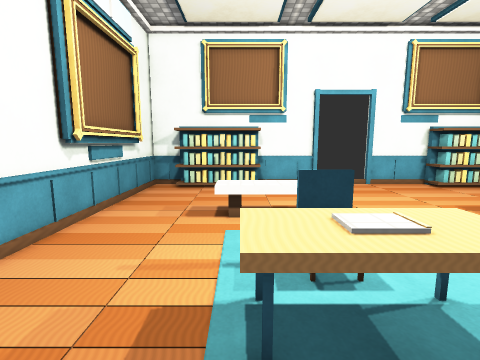
view 1 (above)

13 first-person views from a walk through a Unity game level. The camera is 1.5 m above the floor, tilts 8° down and sees 85° across. The floor is counted in squares, 0.5 m on a side. Each view is taken from the middle of a square. On the plan, view 1 faces up. The plan holds only what a view shows up to about 19 squares ahead; the rest is blank. The player is left out. Some animated figures are left out. Door leaves are left out, so doorways stand open. Some surface patterns are stand-ins.

view 2
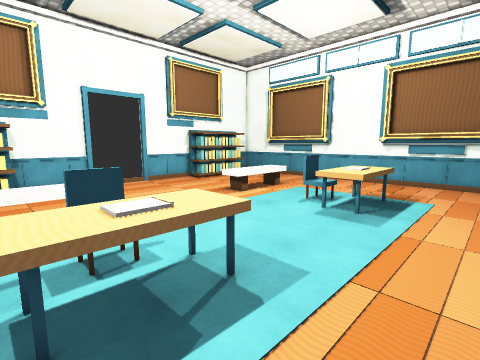

view 3
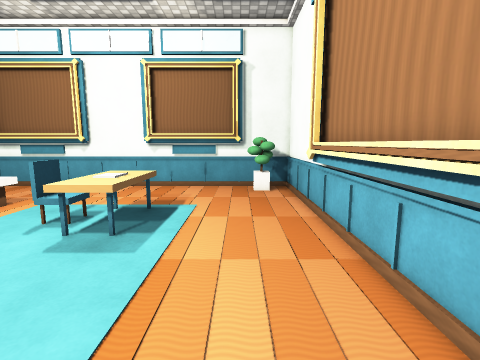

view 4
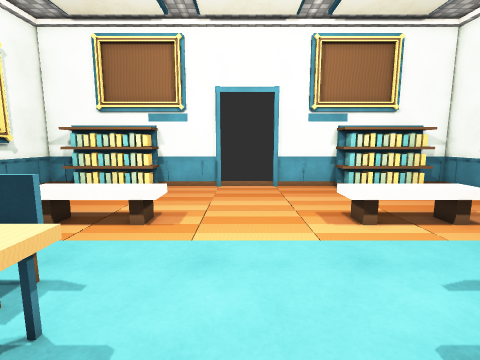

view 5
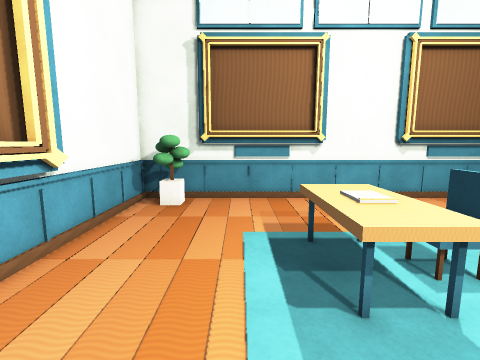

view 6
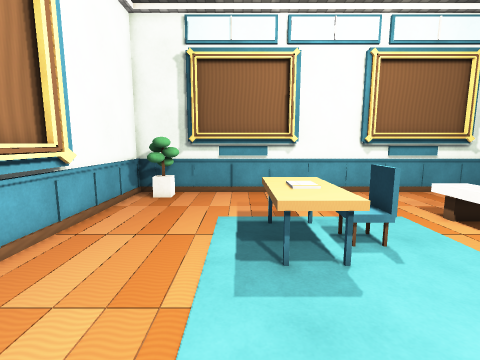

view 7
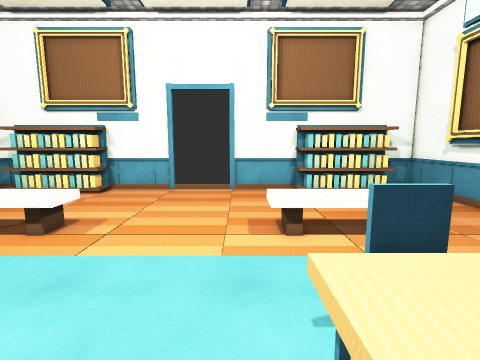

view 8
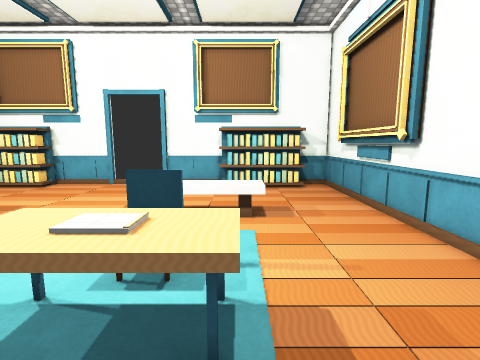

view 9
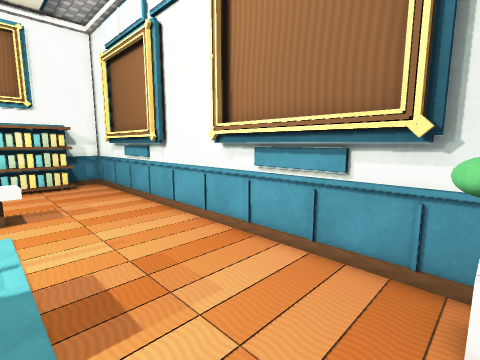

view 10
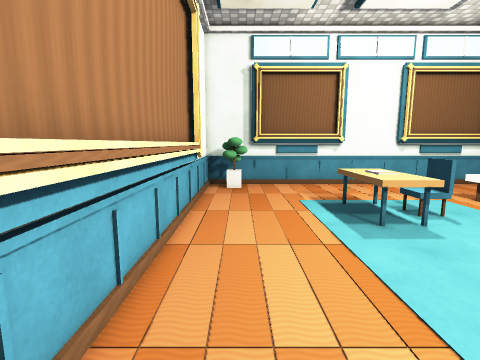

view 11
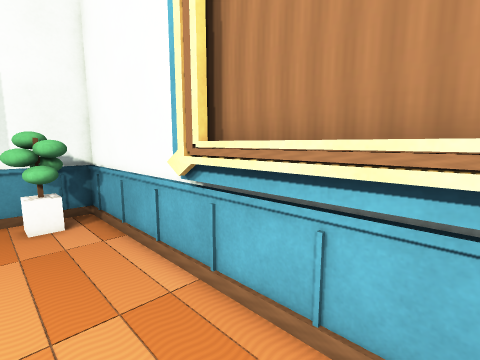

view 12
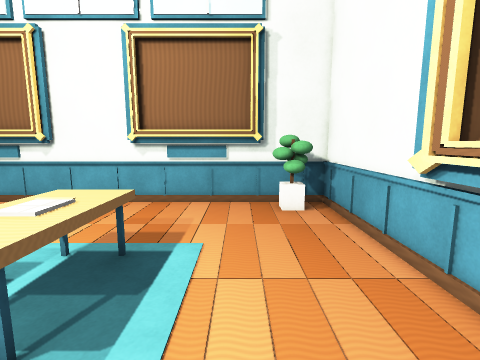

view 13
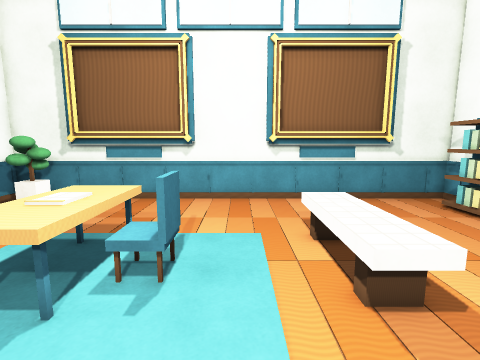

### Floor plan
Key: @ floor where view 1 was taken; # wall or solid block; . floor; D open door; = window, fence, low wall or low ledge; ^ raised ledge; O other object.
Columns run from 7 left of view 1 to 22 right of it. Each row starts with its distance up from view 1.
 20 ###     ######  ######     ###
 19 #==OOOOOO====DDDD====OOOOOO==#
 18 ##.OOOOOO............OOOOOO.=#
 17 ##..........................=#
 16 ##..........................O#
 15 ##..........................##
 14 ##..........................##
 13 ##..........................##
 12 ##..........................##
 11 ##....^^^^^^......^^^^^^....##
 10 ##.....^^^^^.......^^^^^....O#
  9 ##..........................=#
  8 ##..........................=#
  7 ##..........................=#
  6 ##......###........###......=#
  5 ##.....^^^^^......^^^^^.....O#
  4 ##.....^^^^^......^^^^^.....##
  3 ##.....^^^^^......^^^^^.....##
  2 ##..........................##
  1 ##..........................##
  0 ##.....@....................##
 -1 ##..........................##
 -2 ##O........................O##
 -3 ##O........................O##
 -4 ############################=

Positions as (right, up) in squares from view 1, and headings:
1: (0, 0), facing up
2: (0, -1), facing up-right
3: (3, -1), facing right
4: (7, 1), facing up
5: (8, 1), facing left
6: (10, 2), facing left
7: (10, 2), facing up
8: (15, 0), facing up
9: (15, -2), facing up-right
10: (13, -2), facing left
11: (9, -1), facing down-right
12: (8, 0), facing right
13: (8, 8), facing left
